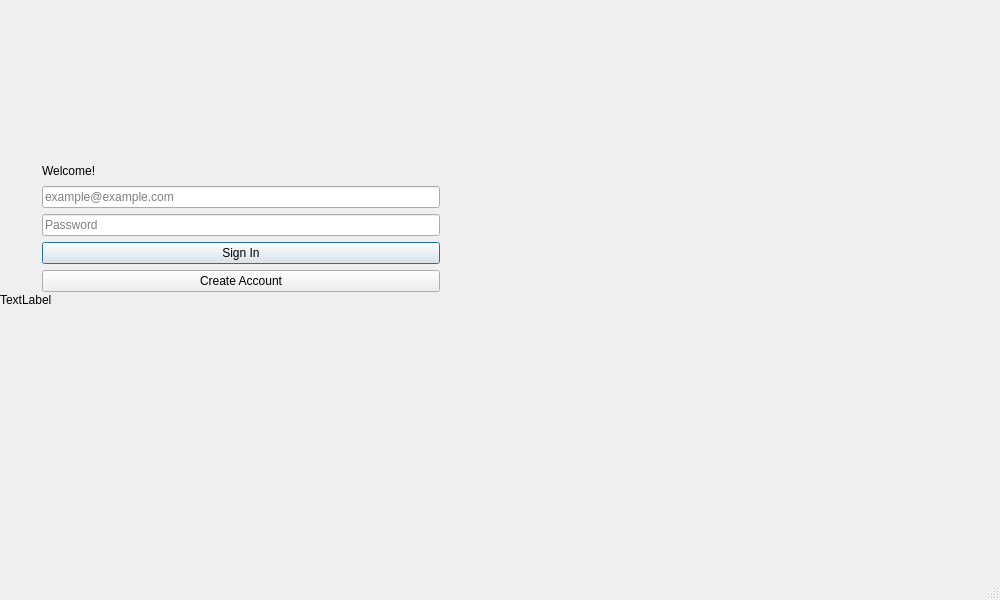
<?xml version="1.0" encoding="UTF-8"?>
<ui version="4.0">
 <class>LoginWindowClass</class>
 <widget class="QMainWindow" name="LoginWindowClass">
  <property name="enabled">
   <bool>true</bool>
  </property>
  <property name="geometry">
   <rect>
    <x>0</x>
    <y>0</y>
    <width>1000</width>
    <height>600</height>
   </rect>
  </property>
  <property name="minimumSize">
   <size>
    <width>1000</width>
    <height>600</height>
   </size>
  </property>
  <property name="maximumSize">
   <size>
    <width>1000</width>
    <height>600</height>
   </size>
  </property>
  <property name="windowTitle">
   <string>LoginWindow</string>
  </property>
  <widget class="QWidget" name="centralWidget">
   <property name="minimumSize">
    <size>
     <width>1000</width>
     <height>600</height>
    </size>
   </property>
   <property name="maximumSize">
    <size>
     <width>1000</width>
     <height>600</height>
    </size>
   </property>
   <widget class="QLabel" name="heroImageLabel">
    <property name="geometry">
     <rect>
      <x>0</x>
      <y>0</y>
      <width>1000</width>
      <height>600</height>
     </rect>
    </property>
    <property name="minimumSize">
     <size>
      <width>1000</width>
      <height>600</height>
     </size>
    </property>
    <property name="text">
     <string>TextLabel</string>
    </property>
   </widget>
   <widget class="QWidget" name="widget" native="true">
    <property name="geometry">
     <rect>
      <x>31</x>
      <y>151</y>
      <width>420</width>
      <height>176</height>
     </rect>
    </property>
    <property name="minimumSize">
     <size>
      <width>420</width>
      <height>100</height>
     </size>
    </property>
    <property name="maximumSize">
     <size>
      <width>420</width>
      <height>400</height>
     </size>
    </property>
    <layout class="QVBoxLayout" name="verticalLayout">
     <item>
      <widget class="QLabel" name="welcomeLabel">
       <property name="text">
        <string>Welcome!</string>
       </property>
       <property name="scaledContents">
        <bool>false</bool>
       </property>
      </widget>
     </item>
     <item>
      <widget class="QLineEdit" name="emailEdit">
       <property name="inputMask">
        <string/>
       </property>
       <property name="text">
        <string/>
       </property>
       <property name="placeholderText">
        <string>example@example.com</string>
       </property>
      </widget>
     </item>
     <item>
      <widget class="QLineEdit" name="passwordEdit">
       <property name="echoMode">
        <enum>QLineEdit::EchoMode::Password</enum>
       </property>
       <property name="placeholderText">
        <string>Password</string>
       </property>
      </widget>
     </item>
     <item>
      <widget class="QPushButton" name="signInButton">
       <property name="text">
        <string>Sign In</string>
       </property>
       <property name="default">
        <bool>true</bool>
       </property>
      </widget>
     </item>
     <item>
      <widget class="QPushButton" name="signUpButton">
       <property name="text">
        <string>Create Account</string>
       </property>
      </widget>
     </item>
     <item>
      <widget class="QLabel" name="statusLabel">
       <property name="styleSheet">
        <string notr="true">color: #ff6b6b;</string>
       </property>
       <property name="text">
        <string/>
       </property>
       <property name="alignment">
        <set>Qt::AlignmentFlag::AlignCenter</set>
       </property>
      </widget>
     </item>
    </layout>
   </widget>
  </widget>
  <widget class="QMenuBar" name="menuBar">
   <property name="enabled">
    <bool>false</bool>
   </property>
   <property name="geometry">
    <rect>
     <x>0</x>
     <y>0</y>
     <width>1000</width>
     <height>21</height>
    </rect>
   </property>
  </widget>
  <widget class="QStatusBar" name="statusBar">
   <property name="enabled">
    <bool>false</bool>
   </property>
  </widget>
 </widget>
 <layoutdefault spacing="6" margin="11"/>
 <resources/>
 <connections/>
</ui>
